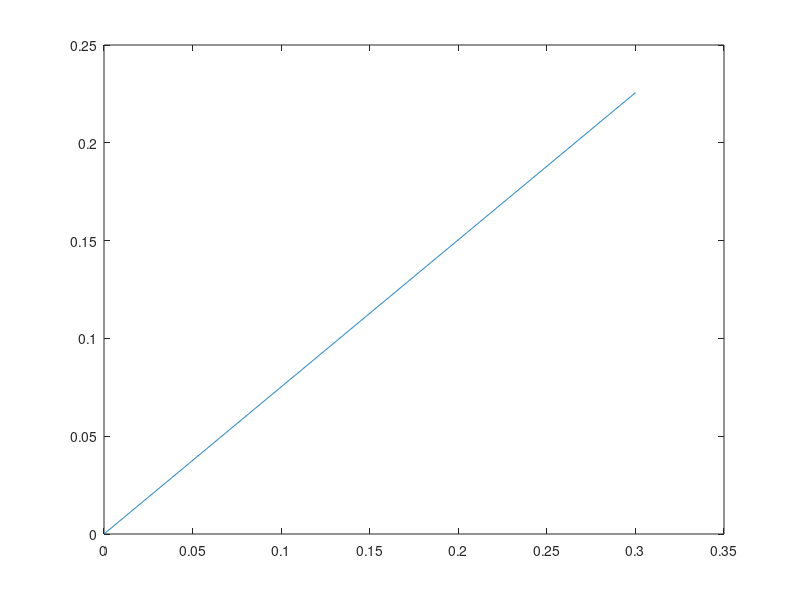

Reproduce this figure in MATLAB.
%% B19
Kf = 3243; % in-lb
Kr = 8402; % in-lb
MR = 0.75; 

spring_travel = 0.040; % spring compression on one side with max steer
wheel_travel = spring_travel/MR;
track_width = 50; % in

% roll angle caused by wheel lift from caster at max steer (deg)
roll_caster = atand(2*spring_travel/track_width);

weight_transfer = (Kf*Kr)/(Kf+Kr)*roll_caster/track_width % lbs
%weight_transfer2 = Kf*(roll_caster-Kf/(Kf+Kr)*roll_caster)/track_width;

%% B20
Kf = 2860; % in-lb
Kr = 5582; % in-lb
MR = 0.75; 

spring_travel = 0.075; % spring compression on one side with max steer
wheel_travel = spring_travel/MR;
track_width = 47; % in

% roll angle caused by wheel lift from caster at max steer (deg)
roll_caster = atand(2*spring_travel/track_width);

weight_transfer = (Kf*Kr)/(Kf+Kr)*roll_caster/track_width % lbs
%weight_transfer2 = Kf*(roll_caster-Kf/(Kf+Kr)*roll_caster)/track_width;

%%

spring_travel_vec = linspace(0,0.3,1000);

for i = 1:numel(spring_travel_vec)
    spring_travel = spring_travel_vec(i);
    wheel_travel = spring_travel/MR;
    track_width = 47; % in

    % roll angle caused by wheel lift from caster at max steer (deg)
    roll_caster = atand(2*spring_travel/track_width);
    
    Kf = 5182; % in-lb
    Kr = 7774; % in-lb

    weight_transfer = (Kf*Kr)/(Kf+Kr)*roll_caster/track_width; % lbs
    
    LLTD = 0.5;
    weight = 560; % lb
    cornering_g = 1.5;
    cg_z = 12; % in
    
    caster_weight_transfer = weight_transfer; % lb
    
    total_weight_transfer = cornering_g*cg_z*weight/track_width;
    front_weight_transfer = LLTD*total_weight_transfer;
    rear_weight_transfer = (1-LLTD)*total_weight_transfer;
    
    front_weight_transfer_withcaster = LLTD*total_weight_transfer-caster_weight_transfer;
    rear_weight_transfer_withcaster = (1-LLTD)*total_weight_transfer+caster_weight_transfer;
    LLTD_new = front_weight_transfer_withcaster/total_weight_transfer;
    
    deltaLLTD(i) = LLTD-LLTD_new;
end

plot(spring_travel_vec,deltaLLTD);

%% B18
Kf = 5182; % in-lb
Kr = 7774; % in-lb

spring_travel = 0.080; % spring compression on one side with max steer
track_width = 50; % in

% roll angle caused by wheel lift from caster at max steer (deg)
roll_caster = atand(2*spring_travel/track_width);

weight_transfer = (Kf*Kr)/(Kf+Kr)*roll_caster/track_width % lbs

%% B19 with flexy chassis

Kf = 3243; % in-lb
Kr = 8402; % in-lb

Kc = 2000*12; % in-lb

spring_travel = 0.040; % spring compression on one side with max steer
track_width = 50; % in

% roll angle caused by wheel lift from caster at max steer (deg)
roll_caster = atand(2*spring_travel/track_width);

roll_angle = Kf/(Kf+((Kr*Kc)/(Kr+Kc)))*roll_caster; % deg
weight_transfer2 = Kf*(roll_caster-roll_angle)/track_width;

%% Weight transfer calculations

LLTD = 0.5;
weight = 560; % lb
cornering_g = 1.5;
cg_z = 12; % in
track_width = 50; % in

caster_weight_transfer = 30; % lb

total_weight_transfer = cornering_g*cg_z*weight/track_width;
front_weight_transfer = LLTD*total_weight_transfer;
rear_weight_transfer = (1-LLTD)*total_weight_transfer;

front_weight_transfer_withcaster = LLTD*total_weight_transfer-caster_weight_transfer;
rear_weight_transfer_withcaster = (1-LLTD)*total_weight_transfer+caster_weight_transfer;
LLTD_new = front_weight_transfer_withcaster/total_weight_transfer;

LLTD-LLTD_new





